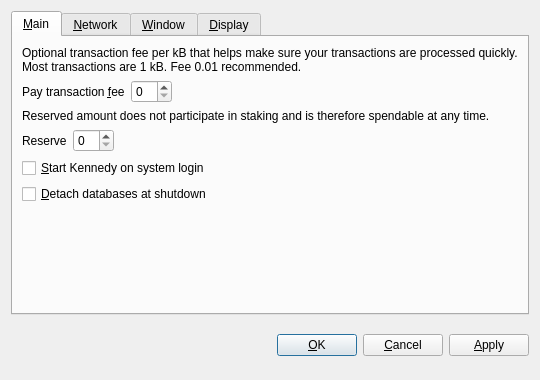
<?xml version="1.0" encoding="UTF-8"?>
<ui version="4.0">
 <class>OptionsDialog</class>
 <widget class="QDialog" name="OptionsDialog">
  <property name="geometry">
   <rect>
    <x>0</x>
    <y>0</y>
    <width>540</width>
    <height>380</height>
   </rect>
  </property>
  <property name="windowTitle">
   <string>Options</string>
  </property>
  <property name="modal">
   <bool>true</bool>
  </property>
  <layout class="QVBoxLayout" name="verticalLayout">
   <item>
    <widget class="QTabWidget" name="tabWidget">
     <property name="tabPosition">
      <enum>QTabWidget::North</enum>
     </property>
     <property name="currentIndex">
      <number>0</number>
     </property>
     <widget class="QWidget" name="tabMain">
      <attribute name="title">
       <string>&amp;Main</string>
      </attribute>
      <layout class="QVBoxLayout" name="verticalLayout_Main">
       <item>
        <widget class="QLabel" name="transactionFeeInfoLabel">
         <property name="text">
          <string>Optional transaction fee per kB that helps make sure your transactions are processed quickly. Most transactions are 1 kB. Fee 0.01 recommended.</string>
         </property>
         <property name="textFormat">
          <enum>Qt::PlainText</enum>
         </property>
         <property name="wordWrap">
          <bool>true</bool>
         </property>
        </widget>
       </item>
       <item>
        <layout class="QHBoxLayout" name="horizontalLayoutFee">
         <item>
          <widget class="QLabel" name="transactionFeeLabel">
           <property name="text">
            <string>Pay transaction &amp;fee</string>
           </property>
           <property name="textFormat">
            <enum>Qt::PlainText</enum>
           </property>
           <property name="buddy">
            <cstring>transactionFee</cstring>
           </property>
          </widget>
         </item>
         <item>
          <widget class="BitcoinAmountField" name="transactionFee"/>
         </item>
         <item>
          <spacer name="horizontalSpacerFee">
           <property name="orientation">
            <enum>Qt::Horizontal</enum>
           </property>
           <property name="sizeHint" stdset="0">
            <size>
             <width>40</width>
             <height>20</height>
            </size>
           </property>
          </spacer>
         </item>
        </layout>
       </item>
       <item>
        <widget class="QLabel" name="reserveBalanceInfoLabel">
         <property name="text">
          <string>Reserved amount does not participate in staking and is therefore spendable at any time.</string>
         </property>
         <property name="textFormat">
          <enum>Qt::PlainText</enum>
         </property>
         <property name="wordWrap">
          <bool>true</bool>
         </property>
        </widget>
       </item>
       <item>
        <layout class="QHBoxLayout" name="horizontalLayoutReserveBalance">
         <item>
          <widget class="QLabel" name="reserveBalanceLabel">
           <property name="text">
            <string>Reserve</string>
           </property>
           <property name="textFormat">
            <enum>Qt::PlainText</enum>
           </property>
           <property name="buddy">
            <cstring>reserveBalance</cstring>
           </property>
          </widget>
         </item>
         <item>
          <widget class="BitcoinAmountField" name="reserveBalance"/>
         </item>
         <item>
          <spacer name="horizontalSpacerReserveBalance">
           <property name="orientation">
            <enum>Qt::Horizontal</enum>
           </property>
           <property name="sizeHint" stdset="0">
            <size>
             <width>40</width>
             <height>20</height>
            </size>
           </property>
          </spacer>
         </item>
        </layout>
       </item>
       <item>
        <widget class="QCheckBox" name="bitcoinAtStartup">
         <property name="toolTip">
          <string>Automatically start Kennedy after logging in to the system.</string>
         </property>
         <property name="text">
          <string>&amp;Start Kennedy on system login</string>
         </property>
        </widget>
       </item>
       <item>
        <widget class="QCheckBox" name="detachDatabases">
         <property name="toolTip">
          <string>Detach block and address databases at shutdown. This means they can be moved to another data directory, but it slows down shutdown. The wallet is always detached.</string>
         </property>
         <property name="text">
          <string>&amp;Detach databases at shutdown</string>
         </property>
        </widget>
       </item>
       <item>
        <spacer name="verticalSpacer_Main">
         <property name="orientation">
          <enum>Qt::Vertical</enum>
         </property>
         <property name="sizeHint" stdset="0">
          <size>
           <width>20</width>
           <height>40</height>
          </size>
         </property>
        </spacer>
       </item>
      </layout>
     </widget>
     <widget class="QWidget" name="tabNetwork">
      <attribute name="title">
       <string>&amp;Network</string>
      </attribute>
      <layout class="QVBoxLayout" name="verticalLayout_Network">
       <item>
        <widget class="QCheckBox" name="mapPortUpnp">
         <property name="toolTip">
          <string>Automatically open the Kennedy client port on the router. This only works when your router supports UPnP and it is enabled.</string>
         </property>
         <property name="text">
          <string>Map port using &amp;UPnP</string>
         </property>
        </widget>
       </item>
       <item>
        <widget class="QCheckBox" name="connectSocks">
         <property name="toolTip">
          <string>Connect to the Kennedy network through a SOCKS proxy (e.g. when connecting through Tor).</string>
         </property>
         <property name="text">
          <string>&amp;Connect through SOCKS proxy:</string>
         </property>
        </widget>
       </item>
       <item>
        <layout class="QHBoxLayout" name="horizontalLayout_Network">
         <item>
          <widget class="QLabel" name="proxyIpLabel">
           <property name="text">
            <string>Proxy &amp;IP:</string>
           </property>
           <property name="textFormat">
            <enum>Qt::PlainText</enum>
           </property>
           <property name="buddy">
            <cstring>proxyIp</cstring>
           </property>
          </widget>
         </item>
         <item>
          <widget class="QValidatedLineEdit" name="proxyIp">
           <property name="maximumSize">
            <size>
             <width>140</width>
             <height>16777215</height>
            </size>
           </property>
           <property name="toolTip">
            <string>IP address of the proxy (e.g. 127.0.0.1)</string>
           </property>
          </widget>
         </item>
         <item>
          <widget class="QLabel" name="proxyPortLabel">
           <property name="text">
            <string>&amp;Port:</string>
           </property>
           <property name="textFormat">
            <enum>Qt::PlainText</enum>
           </property>
           <property name="buddy">
            <cstring>proxyPort</cstring>
           </property>
          </widget>
         </item>
         <item>
          <widget class="QLineEdit" name="proxyPort">
           <property name="maximumSize">
            <size>
             <width>55</width>
             <height>16777215</height>
            </size>
           </property>
           <property name="toolTip">
            <string>Port of the proxy (e.g. 9050)</string>
           </property>
          </widget>
         </item>
         <item>
          <widget class="QLabel" name="socksVersionLabel">
           <property name="text">
            <string>SOCKS &amp;Version:</string>
           </property>
           <property name="textFormat">
            <enum>Qt::PlainText</enum>
           </property>
           <property name="buddy">
            <cstring>socksVersion</cstring>
           </property>
          </widget>
         </item>
         <item>
          <widget class="QValueComboBox" name="socksVersion">
           <property name="toolTip">
            <string>SOCKS version of the proxy (e.g. 5)</string>
           </property>
          </widget>
         </item>
         <item>
          <spacer name="horizontalSpacer_Network">
           <property name="orientation">
            <enum>Qt::Horizontal</enum>
           </property>
           <property name="sizeHint" stdset="0">
            <size>
             <width>40</width>
             <height>20</height>
            </size>
           </property>
          </spacer>
         </item>
        </layout>
       </item>
       <item>
        <spacer name="verticalSpacer_Network">
         <property name="orientation">
          <enum>Qt::Vertical</enum>
         </property>
         <property name="sizeHint" stdset="0">
          <size>
           <width>20</width>
           <height>40</height>
          </size>
         </property>
        </spacer>
       </item>
      </layout>
     </widget>
     <widget class="QWidget" name="tabWindow">
      <attribute name="title">
       <string>&amp;Window</string>
      </attribute>
      <layout class="QVBoxLayout" name="verticalLayout_Window">
       <item>
        <widget class="QCheckBox" name="minimizeToTray">
         <property name="toolTip">
          <string>Show only a tray icon after minimizing the window.</string>
         </property>
         <property name="text">
          <string>&amp;Minimize to the tray instead of the taskbar</string>
         </property>
        </widget>
       </item>
       <item>
        <widget class="QCheckBox" name="minimizeOnClose">
         <property name="toolTip">
          <string>Minimize instead of exit the application when the window is closed. When this option is enabled, the application will be closed only after selecting Quit in the menu.</string>
         </property>
         <property name="text">
          <string>M&amp;inimize on close</string>
         </property>
        </widget>
       </item>
       <item>
        <spacer name="verticalSpacer_Window">
         <property name="orientation">
          <enum>Qt::Vertical</enum>
         </property>
         <property name="sizeHint" stdset="0">
          <size>
           <width>20</width>
           <height>40</height>
          </size>
         </property>
        </spacer>
       </item>
      </layout>
     </widget>
     <widget class="QWidget" name="tabDisplay">
      <attribute name="title">
       <string>&amp;Display</string>
      </attribute>
      <layout class="QVBoxLayout" name="verticalLayout_Display">
       <item>
        <layout class="QHBoxLayout" name="horizontalLayout_1_Display">
         <item>
          <widget class="QLabel" name="langLabel">
           <property name="text">
            <string>User Interface &amp;language:</string>
           </property>
           <property name="textFormat">
            <enum>Qt::PlainText</enum>
           </property>
           <property name="buddy">
            <cstring>lang</cstring>
           </property>
          </widget>
         </item>
         <item>
          <widget class="QValueComboBox" name="lang">
           <property name="toolTip">
            <string>The user interface language can be set here. This setting will take effect after restarting Kennedy.</string>
           </property>
          </widget>
         </item>
        </layout>
       </item>
       <item>
        <layout class="QHBoxLayout" name="horizontalLayout_2_Display">
         <item>
          <widget class="QLabel" name="unitLabel">
           <property name="text">
            <string>&amp;Unit to show amounts in:</string>
           </property>
           <property name="textFormat">
            <enum>Qt::PlainText</enum>
           </property>
           <property name="buddy">
            <cstring>unit</cstring>
           </property>
          </widget>
         </item>
         <item>
          <widget class="QValueComboBox" name="unit">
           <property name="toolTip">
            <string>Choose the default subdivision unit to show in the interface and when sending coins.</string>
           </property>
          </widget>
         </item>
        </layout>
       </item>
       <item>
        <widget class="QCheckBox" name="displayAddresses">
         <property name="toolTip">
          <string>Whether to show Kennedy addresses in the transaction list or not.</string>
         </property>
         <property name="text">
          <string>&amp;Display addresses in transaction list</string>
         </property>
        </widget>
       </item>
       <item>
        <widget class="QCheckBox" name="coinControlFeatures">
         <property name="toolTip">
          <string>Whether to show coin control features or not.</string>
         </property>
         <property name="text">
          <string>Display coin &amp;control features (experts only!)</string>
         </property>
        </widget>
       </item>
       <item>
        <spacer name="verticalSpacer_Display">
         <property name="orientation">
          <enum>Qt::Vertical</enum>
         </property>
         <property name="sizeHint" stdset="0">
          <size>
           <width>20</width>
           <height>40</height>
          </size>
         </property>
        </spacer>
       </item>
      </layout>
     </widget>
    </widget>
   </item>
   <item>
    <layout class="QHBoxLayout" name="horizontalLayout_Buttons">
     <item>
      <spacer name="horizontalSpacer_1">
       <property name="orientation">
        <enum>Qt::Horizontal</enum>
       </property>
       <property name="sizeHint" stdset="0">
        <size>
         <width>40</width>
         <height>48</height>
        </size>
       </property>
      </spacer>
     </item>
     <item>
      <widget class="QLabel" name="statusLabel">
       <property name="font">
        <font>
         <weight>75</weight>
         <bold>true</bold>
        </font>
       </property>
       <property name="text">
        <string/>
       </property>
       <property name="textFormat">
        <enum>Qt::PlainText</enum>
       </property>
       <property name="wordWrap">
        <bool>true</bool>
       </property>
      </widget>
     </item>
     <item>
      <spacer name="horizontalSpacer_2">
       <property name="orientation">
        <enum>Qt::Horizontal</enum>
       </property>
       <property name="sizeHint" stdset="0">
        <size>
         <width>40</width>
         <height>48</height>
        </size>
       </property>
      </spacer>
     </item>
     <item>
      <widget class="QPushButton" name="okButton">
       <property name="text">
        <string>&amp;OK</string>
       </property>
      </widget>
     </item>
     <item>
      <widget class="QPushButton" name="cancelButton">
       <property name="text">
        <string>&amp;Cancel</string>
       </property>
       <property name="autoDefault">
        <bool>false</bool>
       </property>
      </widget>
     </item>
     <item>
      <widget class="QPushButton" name="applyButton">
       <property name="text">
        <string>&amp;Apply</string>
       </property>
       <property name="autoDefault">
        <bool>false</bool>
       </property>
      </widget>
     </item>
    </layout>
   </item>
  </layout>
 </widget>
 <customwidgets>
  <customwidget>
   <class>BitcoinAmountField</class>
   <extends>QSpinBox</extends>
   <header>bitcoinamountfield.h</header>
  </customwidget>
  <customwidget>
   <class>QValueComboBox</class>
   <extends>QComboBox</extends>
   <header>qvaluecombobox.h</header>
  </customwidget>
  <customwidget>
   <class>QValidatedLineEdit</class>
   <extends>QLineEdit</extends>
   <header>qvalidatedlineedit.h</header>
  </customwidget>
 </customwidgets>
 <resources/>
 <connections/>
</ui>
